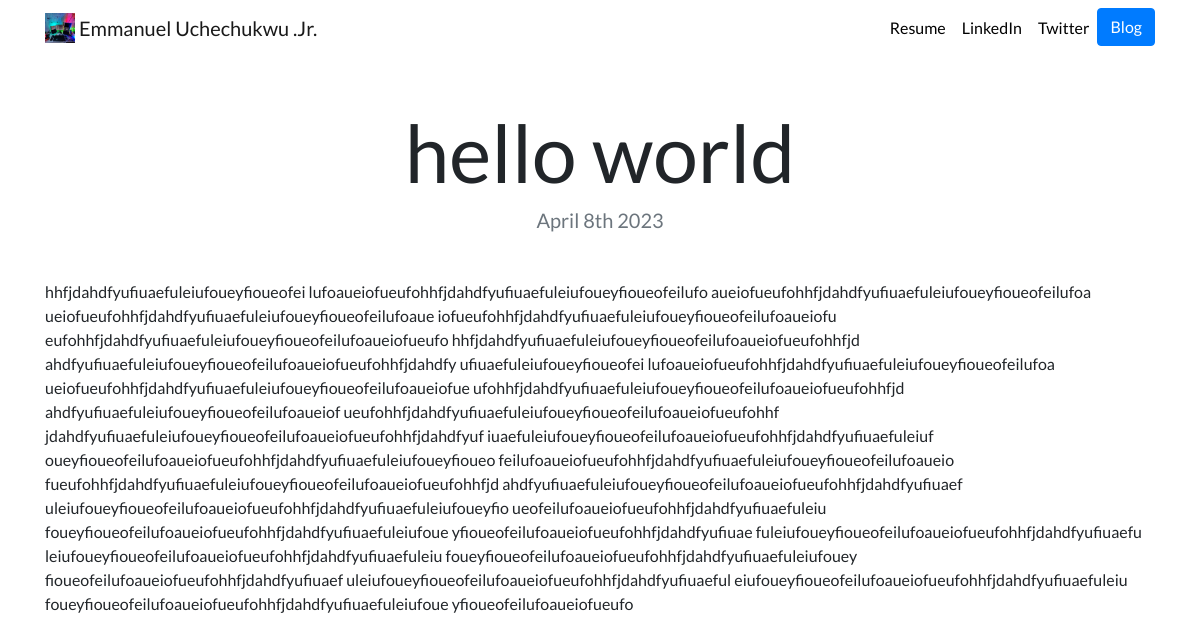
Page /blog/8/ on the committed database.
### blog/models.py (models this page shows, shortened)
class Blog(models.Model):
    title = models.CharField(max_length=200)
    description = models.TextField()
    date = models.DateField()

### blog/views.py (the view)
# urls.py: path('<int:blog_id>/', views.detail, name='detail'),
def detail(request,blog_id):
    blog = get_object_or_404(Blog, pk=blog_id)
    return render(request, 'blog/detail.html',{'blog':blog})

### blog/templates/blog/detail.html
{% extends "portfolio/base.html" %}
{% load static %}
{% block content %}
<h1 class="text-center mt-5" id="blogdetailtitle">{{ blog.title }}</h1>
<h5 class="text-center text-muted mb-5">{{ blog.date|date:'F jS Y' }}</h5>
{{ blog.description|safe }}
{% endblock %}

### portfolio/static/portfolio/custom.css (style rules this page uses)
body { font-family: 'Lato', sans-serif; }
@media (min-width: 992px) { #blogdetailtitle { font-size: 5rem; } }

### rows in the picture
Blog: title "hello world", date "April 8th 2023", description "hhfjdahdfyufiuaefuleiufoueyfioueofei lufoaueiofueufohhfjdahdfyufiuaefuleiufoueyfioueofeilufo aueiofueufohhfjdahdfyufiuaefuleiufoueyfioueofeilufoa ueiofueufohhfjdahdfyufiuaefuleiufoueyfioueofeilufoaue iofueufohhfjdahdfyufiuaefuleiufoueyfioueofeilufoaueiofu eufohhfjdahdfyufiuaefuleiufoueyfioueofeilufoaueiofueufo hhfjdahdfyufiuaefuleiufoueyfioueofeilufoaueiofueufohhfjd ahdfyufiuaefuleiufoueyfioueofeilufoaueiofueufohhfjdahdfy ufiuaefuleiufoueyfioueofei lufoaueiofueufohhfjdahdfyufiuaefuleiufoueyfioueofeilufoa ueiofueufohhfjdahdfyufiuaefuleiufoueyfioueofeilufoaueiofue ufohhfjdahdfyufiuaefuleiufoueyfioueofeilufoaueiofueufohhfjd ahdfyufiuaefuleiufoueyfioueofeilufoaueiof…"
